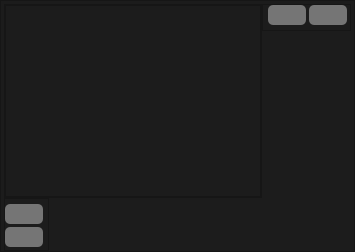
            <widget class="QWidget" name="page_11">
             <layout class="QVBoxLayout" name="verticalLayout_11">
              <property name="spacing">
               <number>0</number>
              </property>
              <property name="leftMargin">
               <number>0</number>
              </property>
              <property name="topMargin">
               <number>0</number>
              </property>
              <property name="rightMargin">
               <number>0</number>
              </property>
              <property name="bottomMargin">
               <number>0</number>
              </property>
              <item>
               <widget class="QFrame" name="frame_4">
                <property name="styleSheet">
                 <string notr="true">color: white;
background-color: rgb(28, 28, 28)</string>
                </property>
                <property name="frameShape">
                 <enum>QFrame::StyledPanel</enum>
                </property>
                <property name="frameShadow">
                 <enum>QFrame::Raised</enum>
                </property>
                <layout class="QGridLayout" name="gridLayout">
                 <property name="leftMargin">
                  <number>3</number>
                 </property>
                 <property name="topMargin">
                  <number>3</number>
                 </property>
                 <property name="rightMargin">
                  <number>3</number>
                 </property>
                 <property name="bottomMargin">
                  <number>0</number>
                 </property>
                 <property name="spacing">
                  <number>0</number>
                 </property>
                 <item row="0" column="0">
                  <widget class="QFrame" name="frame_23">
                   <property name="sizePolicy">
                    <sizepolicy hsizetype="Expanding" vsizetype="Expanding">
                     <horstretch>0</horstretch>
                     <verstretch>0</verstretch>
                    </sizepolicy>
                   </property>
                   <property name="styleSheet">
                    <string notr="true">color: white;
background-color: rgb(28, 28, 28)</string>
                   </property>
                   <property name="frameShape">
                    <enum>QFrame::StyledPanel</enum>
                   </property>
                   <property name="frameShadow">
                    <enum>QFrame::Raised</enum>
                   </property>
                   <layout class="QVBoxLayout" name="verticalLayout_25">
                    <property name="spacing">
                     <number>0</number>
                    </property>
                    <property name="leftMargin">
                     <number>0</number>
                    </property>
                    <property name="topMargin">
                     <number>0</number>
                    </property>
                    <property name="rightMargin">
                     <number>0</number>
                    </property>
                    <property name="bottomMargin">
                     <number>0</number>
                    </property>
                    <item>
                     <widget class="QTableWidget" name="tableWidget_1">
                      <property name="styleSheet">
                       <string notr="true"> QTableWidget {
    }
    QTableWidget QHeaderView::section {
    color: black;

	background-color: rgb(173, 142, 57);
    

padding-left: 5px;
padding-right: 5px;
    }
QTableWidget::item {
		color:black;
	    
	
	background-color: rgb(217, 217, 217);

    }</string>
                      </property>
                      <property name="alternatingRowColors">
                       <bool>false</bool>
                      </property>
                     </widget>
                    </item>
                   </layout>
                  </widget>
                 </item>
                 <item row="0" column="1" alignment="Qt::AlignRight|Qt::AlignTop">
                  <widget class="QFrame" name="frame_21">
                   <property name="styleSheet">
                    <string notr="true"/>
                   </property>
                   <property name="frameShape">
                    <enum>QFrame::StyledPanel</enum>
                   </property>
                   <property name="frameShadow">
                    <enum>QFrame::Raised</enum>
                   </property>
                   <layout class="QHBoxLayout" name="horizontalLayout_3">
                    <property name="spacing">
                     <number>3</number>
                    </property>
                    <property name="leftMargin">
                     <number>5</number>
                    </property>
                    <property name="topMargin">
                     <number>0</number>
                    </property>
                    <property name="rightMargin">
                     <number>3</number>
                    </property>
                    <property name="bottomMargin">
                     <number>5</number>
                    </property>
                    <item>
                     <widget class="QPushButton" name="btnAdd_row">
                      <property name="toolTip">
                       <string>Удаляет выбранную строк</string>
                      </property>
                      <property name="styleSheet">
                       <string notr="true">QPushButton {
padding: 3px;
border-radius: 5px;
background-color: rgba(255,255,255,100)
}

QPushButton:hover {
background-color: rgb(50, 50, 50);
background-color: rgba(255,255,255,150)
}

QPushButton:Pressed {
background-color: rgb(255,255,255)
}
</string>
                      </property>
                      <property name="text">
                       <string/>
                      </property>
                      <property name="icon">
                       <iconset>
                        <normaloff>:/icons/icons/plus.svg</normaloff>:/icons/icons/plus.svg</iconset>
                      </property>
                      <property name="iconSize">
                       <size>
                        <width>14</width>
                        <height>14</height>
                       </size>
                      </property>
                     </widget>
                    </item>
                    <item>
                     <widget class="QPushButton" name="btnDelete_row">
                      <property name="baseSize">
                       <size>
                        <width>0</width>
                        <height>0</height>
                       </size>
                      </property>
                      <property name="font">
                       <font>
                        <pointsize>9</pointsize>
                       </font>
                      </property>
                      <property name="toolTip">
                       <string>Удаляет выбранную строк</string>
                      </property>
                      <property name="styleSheet">
                       <string notr="true">QPushButton {
padding: 3px;
border-radius: 5px;
background-color: rgba(255,255,255,100)
}

QPushButton:hover {
background-color: rgb(50, 50, 50);
background-color: rgba(255,255,255,150)
}

QPushButton:Pressed {
background-color: rgb(255,255,255)
}
</string>
                      </property>
                      <property name="text">
                       <string/>
                      </property>
                      <property name="icon">
                       <iconset>
                        <normaloff>:/icons/icons/minus.svg</normaloff>:/icons/icons/minus.svg</iconset>
                      </property>
                      <property name="iconSize">
                       <size>
                        <width>14</width>
                        <height>14</height>
                       </size>
                      </property>
                     </widget>
                    </item>
                   </layout>
                  </widget>
                 </item>
                 <item row="1" column="0" colspan="2" alignment="Qt::AlignLeft|Qt::AlignBottom">
                  <widget class="QFrame" name="frame_3">
                   <property name="styleSheet">
                    <string notr="true"/>
                   </property>
                   <property name="frameShape">
                    <enum>QFrame::StyledPanel</enum>
                   </property>
                   <property name="frameShadow">
                    <enum>QFrame::Raised</enum>
                   </property>
                   <layout class="QVBoxLayout" name="verticalLayout_19">
                    <property name="spacing">
                     <number>3</number>
                    </property>
                    <property name="leftMargin">
                     <number>0</number>
                    </property>
                    <property name="topMargin">
                     <number>5</number>
                    </property>
                    <property name="rightMargin">
                     <number>5</number>
                    </property>
                    <property name="bottomMargin">
                     <number>3</number>
                    </property>
                    <item>
                     <widget class="QPushButton" name="btnAdd_column">
                      <property name="toolTip">
                       <string>Удаляет выбранную строк</string>
                      </property>
                      <property name="styleSheet">
                       <string notr="true">QPushButton {
padding: 3px;
border-radius: 5px;
background-color: rgba(255,255,255,100)
}

QPushButton:hover {
background-color: rgb(50, 50, 50);
background-color: rgba(255,255,255,150)
}

QPushButton:Pressed {
background-color: rgb(255,255,255)
}
</string>
                      </property>
                      <property name="text">
                       <string/>
                      </property>
                      <property name="icon">
                       <iconset>
                        <normaloff>:/icons/icons/plus.svg</normaloff>:/icons/icons/plus.svg</iconset>
                      </property>
                      <property name="iconSize">
                       <size>
                        <width>14</width>
                        <height>14</height>
                       </size>
                      </property>
                     </widget>
                    </item>
                    <item>
                     <widget class="QPushButton" name="btnDelete_column">
                      <property name="toolTip">
                       <string>Удаляет выбранную строк</string>
                      </property>
                      <property name="styleSheet">
                       <string notr="true">QPushButton {
padding: 3px;
border-radius: 5px;
background-color: rgba(255,255,255,100)
}

QPushButton:hover {
background-color: rgb(50, 50, 50);
background-color: rgba(255,255,255,150)
}

QPushButton:Pressed {
background-color: rgb(255,255,255)
}
</string>
                      </property>
                      <property name="text">
                       <string/>
                      </property>
                      <property name="icon">
                       <iconset>
                        <normaloff>:/icons/icons/minus.svg</normaloff>:/icons/icons/minus.svg</iconset>
                      </property>
                      <property name="iconSize">
                       <size>
                        <width>14</width>
                        <height>14</height>
                       </size>
                      </property>
                     </widget>
                    </item>
                   </layout>
                  </widget>
                 </item>
                </layout>
               </widget>
              </item>
             </layout>
            </widget>
